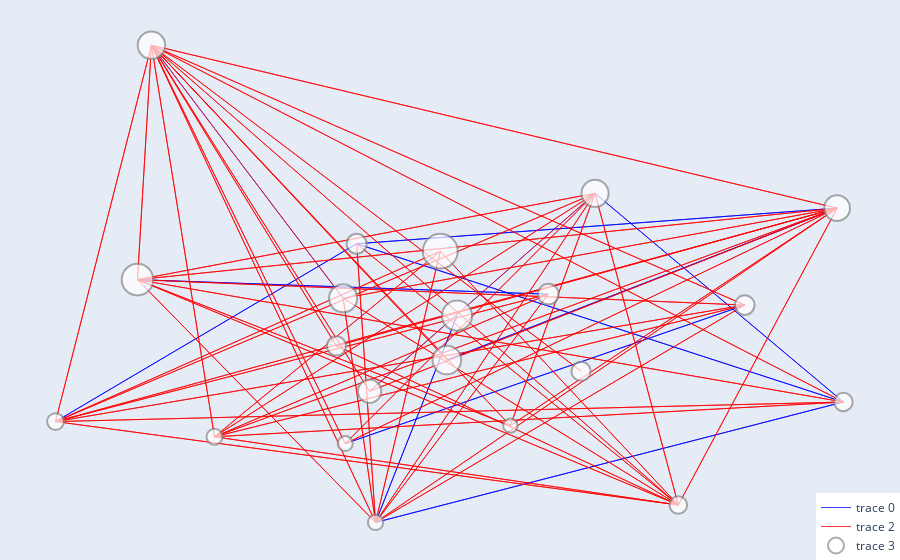

Notebook cell for this chart:
### Code cell
G4, trip_counts4 = define_graph(long_trips)
G4 = update_node_sizes(G4, income, var_of_interest)
positions = get_positions(gdf)
edge_colors4, edge_widths4 = set_art(G4, 0.6)
plotly_graph(G4, positions, edge_colors4, edge_widths4, var_of_interest)

### Figure 1 — Plotly figure (JSON) as saved in the notebook; plotly's stock layout.template omitted (floating-point values rounded to 4 significant figures; data arrays with more than 128 entries replaced by an {"elided": "..."} marker saying what was removed)
{"data": [{"hoverinfo": "none", "line": {"color": "blue", "width": 0.7793}, "mode": "lines", "type": "scatter", "x": [-3.575, -3.676, null, -3.575, -3.7, null, -3.697, -3.638, null, -3.638, -3.573, null, -3.676, -3.575, null, -3.674, -3.695, null, -3.695, -3.674, null, -3.695, -3.573, null, -3.779, -3.7, null, -3.7, -3.779, null, -3.7, -3.573, null, -3.7, -3.575, null, -3.573, -3.7, null, -3.573, -3.638, null, -3.573, -3.695, null, -3.704, -3.754, null, -3.757, -3.65, null, -3.703, -3.599, null, -3.599, -3.703, null, -3.65, -3.757, null], "y": [40.48, 40.41, null, 40.48, 40.46, null, 40.4, 40.48, null, 40.48, 40.39, null, 40.41, 40.48, null, 40.43, 40.34, null, 40.34, 40.43, null, 40.34, 40.39, null, 40.39, 40.46, null, 40.46, 40.39, null, 40.46, 40.39, null, 40.46, 40.48, null, 40.39, 40.46, null, 40.39, 40.48, null, 40.39, 40.34, null, 40.44, 40.54, null, 40.45, 40.44, null, 40.38, 40.43, null, 40.43, 40.38, null, 40.44, 40.45, null]}, {"hoverinfo": "none", "line": {"color": "green", "width": 0.7793}, "mode": "lines", "type": "scatter", "x": [], "y": []}, {"hoverinfo": "none", "line": {"color": "red", "width": 0.7793}, "mode": "lines", "type": "scatter", "x": {"elided": "336 float values"}, "y": {"elided": "336 float values"}}, {"hoverinfo": "text", "marker": {"color": "white", "line": {"color": "#888", "width": 2}, "size": [19.18, 27.56, 17.64, 25.7, 23.35, 27.16, 28.72, 30.11, 15.34, 34.84, 16.89, 16.02, 20.0, 18.57, 28.14, 31.6, 15.01, 14.34, 19.21, 19.66, 20.66]}, "mode": "markers", "text": ["Node 2807901", "Node 2807908", "Node 2807918", "Node 2807921", "Node 2807902", "Node 2807916", "Node 2807903", "Node 2807904", "Node 2807917", "Node 2807905", "Node 2807910", "Node 2807911", "Node 2807906", "Node 2807919", "Node 2807907", "Node 2807909", "Node 2807912", "Node 2807913", "Node 2807914", "Node 2807920", "Node 2807915"], "type": "scatter", "x": [-3.705, -3.754, -3.616, -3.575, -3.697, -3.638, -3.676, -3.674, -3.695, -3.678, -3.779, -3.737, -3.7, -3.573, -3.704, -3.757, -3.703, -3.66, -3.641, -3.599, -3.65], "y": [40.42, 40.54, 40.35, 40.48, 40.4, 40.48, 40.41, 40.43, 40.34, 40.46, 40.39, 40.38, 40.46, 40.39, 40.44, 40.45, 40.38, 40.38, 40.41, 40.43, 40.44]}], "layout": {"hovermode": "closest", "legend": {"x": 1, "xanchor": "right", "y": 0, "yanchor": "bottom"}, "margin": {"b": 0, "l": 0, "r": 0, "t": 0}, "showlegend": true, "xaxis": {"showgrid": false, "showticklabels": false, "zeroline": false}, "yaxis": {"showgrid": false, "showticklabels": false, "zeroline": false}}}
